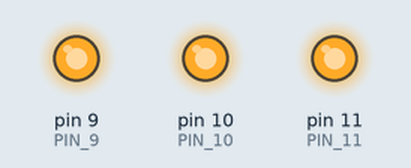
This sketch was run on a simulated Arduino Uno, built with avr-gcc and run on an emulated ATmega328P. Shown: output pins drawn as LEDs (lit = HIGH). Random numbers use the default seed unless the sketch sets one.

Above: at 0.1 s.
Timing chart, 0 to 1.6 s (numbered marks = the images above):
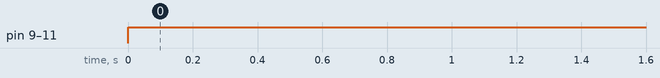

The sketch:

project_3.ino
```cpp
const int PIN_9 = 9;
const int PIN_10 = 10;
const int PIN_11 = 11;

void setup() {
  // put your setup code here, to run once:
  pinMode(PIN_9, OUTPUT);
  pinMode(PIN_10, OUTPUT);
  pinMode(PIN_11, OUTPUT);
}

void loop() {
  // put your main code here, to run repeatedly:
  digitalWrite(PIN_9, random(150)+100);
  digitalWrite(PIN_10, random(156)+100);
  digitalWrite(PIN_11, random(156)+100);
}
```

Measured:
- by itself, pin 9 (PIN_9), pin 10 (PIN_10), pin 11 (PIN_11): LOW → HIGH at 0.00 s
